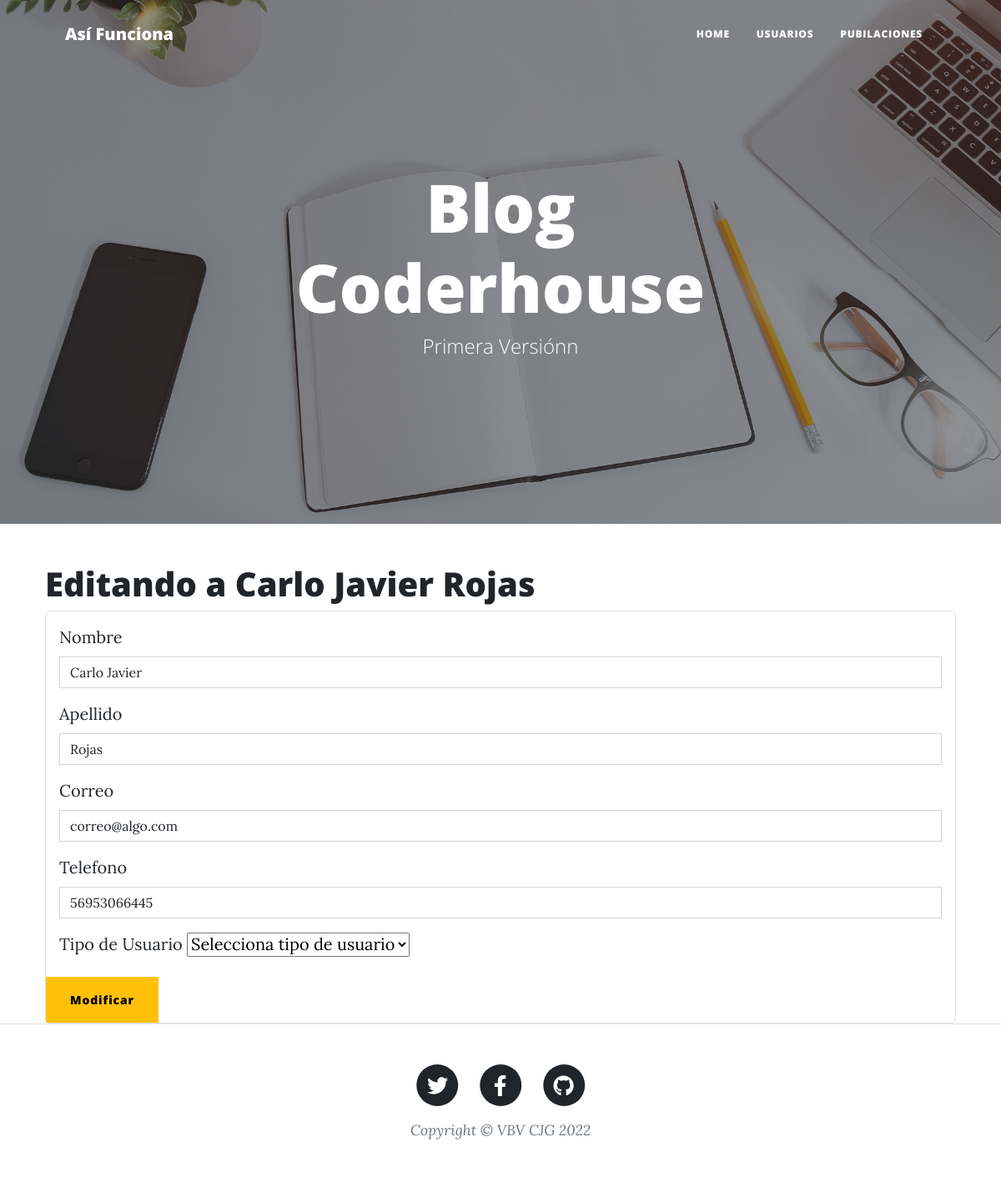
The page /editarUsuario/3/ on the database its author committed.
### blog/models.py (models this page shows, shortened)
class Usuario(models.Model):
    id_usuario=models.IntegerField(primary_key=True)
    nombre=models.CharField(max_length=50)
    apellido=models.CharField(max_length=50)
    correo=models.EmailField()
    telefono=models.IntegerField()
    tipo=models.CharField(max_length=1)

### blog/views.py (the view)
# urls.py: path('editarUsuario/<id>/',editarUsuario),
def editarUsuario(request, id):
    usuario=Usuario.objects.get(id_usuario=id)
    return render(request, "editar.html", {'usuario':usuario})

### blog/templates/editar.html (shortened to what this page needs)
{% extends "./base.html" %}
{% block body %}
    <h1>Editando a {{usuario.nombre}} {{usuario.apellido}}</h1>
    <div class="card">
        <div class="card-body">
            <form action="/modificarUsuario/" method="POST"> {% csrf_token %}
                <div class="mb-3">
                    <label for="nombre" class="form-label">Nombre</label>
                    <input type="text" class="form-control" id="nombre" name="nombre" placeholder="Nombre" value="{{usuario.nombre}}" required>
                </div>
                <div class="mb-3">
                    <label for="apellido" class="form-label">Apellido</label>
                    <input type="text" class="form-control" id="apellido" name="apellido" value="{{usuario.apellido}}" required>
                </div>
                <div class="mb-3">
                    <label for="correo" class="form-label">Correo</label>
                    <input type="email" class="form-control" id="correo" name="correo" value="{{usuario.correo}}" required>
                </div>
                <div class="mb-3">
                    <label for="telefono" class="form-label">Telefono</label>
                    <input type="text" class="form-control" id="telefono" name="telefono" value="{{usuario.telefono}}" required>
                </div>
                <label for="tipo_usuario" class="form-label">Tipo de Usuario</label>
                    <select name="tipo_usuario" id="tipo_usuario" required>
                        <option value="">Selecciona tipo de usuario</option>
                    </select>
                </div>
                <div class="form-gruop">
                    <button type="submit" class="btn btn-warning btn-block">Modificar</button>
                </div>
        </div>
    </div>
{% endblock %}

### rows shown on the page
Usuario: nombre "Carlo Javier", apellido "Rojas", correo "correo@algo.com", telefono "56953066445"
